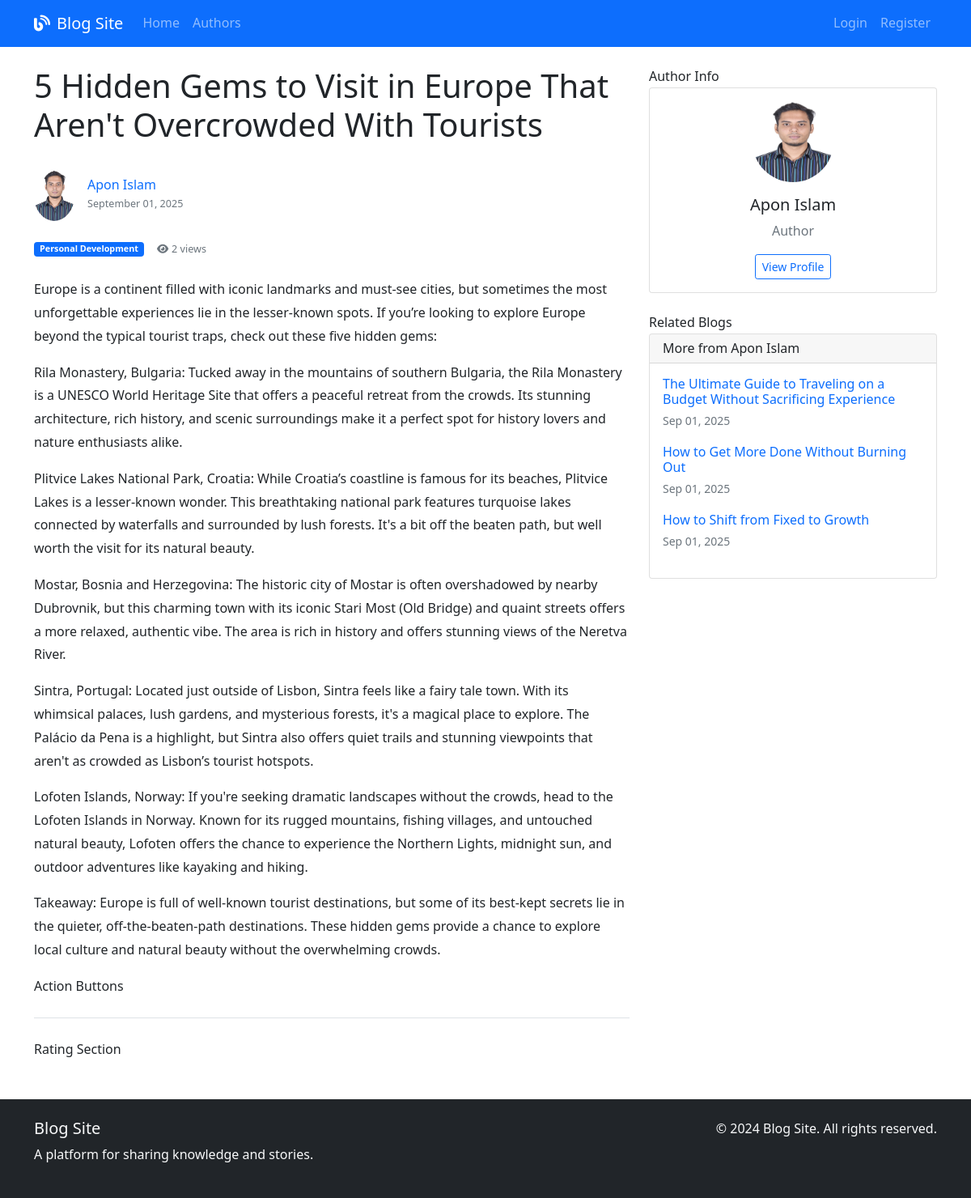
Screenshot of /blog/5-hidden-gems-to-visit-in-europe-that-arent-overcrowded-with-tourists/ with the database file from the repository.
### blog/models.py (models this page shows, shortened)
class Blog(models.Model):
    STATUS_CHOICES = (
        ('published', 'Published'),
    )
    title = models.CharField(max_length=200)
    slug = models.SlugField(max_length=200, unique=True)
    author = models.ForeignKey(User, on_delete=models.CASCADE, related_name='blogs')
    body = models.TextField()
    category = models.ForeignKey(Category, on_delete=models.SET_NULL, null=True, blank=True)
    status = models.CharField(max_length=10, choices=STATUS_CHOICES, default='draft')
    featured_image = models.ImageField(upload_to='blog_images/', blank=True, null=True)
    created_at = models.DateTimeField(default=timezone.now)
    updated_at = models.DateTimeField(auto_now=True)
    views = models.PositiveIntegerField(default=0)
    class Meta:
        ordering = ['-created_at']
    def get_absolute_url(self):
        return reverse('blog:detail', kwargs={'slug': self.slug})
    def get_rating_count(self):
        return self.ratings.count()

class Category(models.Model):
    name = models.CharField(max_length=100, unique=True)
    description = models.TextField(blank=True)
    created_at = models.DateTimeField(default=timezone.now)
    class Meta:
        verbose_name_plural = "Categories"

### accounts/models.py (models this page shows, shortened)
class User(AbstractUser):
    USER_ROLES = (
        ('admin', 'Admin'),
        ('author', 'Author'),
        ('reader', 'Reader'),
    )
    role = models.CharField(max_length=10, choices=USER_ROLES, default='reader')
    bio = models.TextField(max_length=500, blank=True)
    profile_picture = models.ImageField(upload_to='profile_pics/', blank=True, null=True)
    website = models.URLField(blank=True)
    twitter = models.CharField(max_length=100, blank=True)
    linkedin = models.CharField(max_length=100, blank=True)
    github = models.CharField(max_length=100, blank=True)
    is_email_verified = models.BooleanField(default=False)
    email_verification_token = models.CharField(max_length=100, blank=True)
    created_at = models.DateTimeField(default=timezone.now)
    def get_full_name(self):
        return f"{self.first_name} {self.last_name}".strip() or self.username

### blog/views.py (the view)
# urls.py: path('blog/<slug:slug>/', views.blog_detail_view, name='detail'),
def blog_detail_view(request, slug):
    blog = get_object_or_404(Blog, slug=slug, status='published')
    blog.views += 1
    blog.save(update_fields=['views'])
    user_rating = None
    is_favorited = False
    if request.user.is_authenticated:
        try:
            user_rating = Rating.objects.get(blog=blog, user=request.user)
        except Rating.DoesNotExist:
            pass
        is_favorited = Favorite.objects.filter(blog=blog, user=request.user).exists()
    related_blogs = Blog.objects.filter(
        author=blog.author,
        status='published'
    ).exclude(id=blog.id)[:3]
    context = {
        'blog': blog,
        'user_rating': user_rating,
        'is_favorited': is_favorited,
        'related_blogs': related_blogs,
    }
    return render(request, 'blog/detail.html', context)

### templates/blog/detail.html (shortened to what this page needs)
{% extends 'base.html' %}
{% block content %}
<div class="row">
    <div class="col-lg-8">
        <article class="blog-content">
            <h1 class="mb-3">{{ blog.title }}</h1>
            <div class="blog-meta mb-4">
                <div class="d-flex align-items-center mb-2">
                    {% if blog.author.profile_picture %}
                        <img src="{{ blog.author.profile_picture.url }}" class="rounded-circle me-3"
                             width="50" height="50" alt="{{ blog.author.get_full_name }}">
                    {% else %}
                        <div class="bg-secondary rounded-circle me-3 d-flex align-items-center justify-content-center"
                             style="width: 50px; height: 50px;">
                            <i class="fas fa-user text-white"></i>
                        </div>
                    {% endif %}
                    <div>
                        <h6 class="mb-0">
                            <a href="{% url 'accounts:author_detail' blog.author.username %}" class="text-decoration-none">
                                {{ blog.author.get_full_name }}
                            </a>
                        </h6>
                        <small class="text-muted">{{ blog.created_at|date:"F d, Y" }}</small>
                    </div>
                </div>
                <div class="d-flex align-items-center text-muted">
                    {% if blog.category %}
                        <span class="badge bg-primary me-3">{{ blog.category.name }}</span>
                    {% endif %}
                    <small><i class="fas fa-eye me-1"></i>{{ blog.views }} views</small>
                </div>
            </div>
            <div class="blog-content">
                {{ blog.body|linebreaks }}
            </div>
             Action Buttons
            <div class="d-flex justify-content-between align-items-center mt-4 pt-4 border-top">
            </div>
             Rating Section
        </article>
    </div>
    <div class="col-lg-4">
         Author Info
        <div class="card mb-4">
            <div class="card-body text-center">
                {% if blog.author.profile_picture %}
                    <img src="{{ blog.author.profile_picture.url }}" class="rounded-circle mb-3"
                         width="100" height="100" alt="{{ blog.author.get_full_name }}">
                {% else %}
                    <div class="bg-secondary rounded-circle mx-auto mb-3 d-flex align-items-center justify-content-center"
                         style="width: 100px; height: 100px;">
                        <i class="fas fa-user fa-2x text-white"></i>
                    </div>
                {% endif %}
                <h5>{{ blog.author.get_full_name }}</h5>
                <p class="text-muted">{{ blog.author.get_role_display }}</p>
                <a href="{% url 'accounts:author_detail' blog.author.username %}" class="btn btn-outline-primary btn-sm">
                    View Profile
                </a>
            </div>
        </div>
         Related Blogs
        {% if related_blogs %}
            <div class="card">
                <div class="card-header">
                    <h6 class="mb-0">More from {{ blog.author.get_full_name }}</h6>
                </div>
                <div class="card-body">
                    {% for related_blog in related_blogs %}
                        <div class="mb-3">
                            <h6 class="mb-1">
                                <a href="{{ related_blog.get_absolute_url }}" class="text-decoration-none">
                                    {{ related_blog.title }}
                                </a>
                            </h6>
                            <small class="text-muted">{{ related_blog.created_at|date:"M d, Y" }}</small>
                        </div>
                    {% endfor %}
                </div>
            </div>
        {% endif %}
    </div>
</div>
{% endblock %}

### static/css/style.css (style rules this page uses)
:root { --primary-color: #0d6efd; --secondary-color: #6c757d; --success-color: #198754; --danger-color: #dc3545; --warning-color: #ffc107; --info-color: #0dcaf0; }
body { font-family: "Segoe UI", Tahoma, Geneva, Verdana, sans-serif; line-height: 1.6; }
.blog-meta { font-size: 0.9rem; color: var(--secondary-color); }
.blog-content { line-height: 1.8; }
.blog-content img { max-width: 100%; height: auto; border-radius: 0.5rem; margin: 1rem 0; }

### rows the page displays
Blog: title "5 Hidden Gems to Visit in Europe That Aren't Overcrowded With Tourists", author.profile_picture (picture), author.get_full_name "Apon Islam", created_at "September 01, 2025", category.name "Personal Development", views "2", body "Europe is a continent filled with iconic landmarks and must-see cities, but sometimes the most unforgettable experiences lie in the lesser-known spots. If you’re looking to explore Europe beyond the typical tourist traps, check out these five hidden gems: Rila Monastery, Bulgaria: Tucked away in the mountains of southern Bulgaria, the Rila Monastery is a UNESCO World Heritage Site that offers a peaceful retreat from the crowds. Its stunning architecture, rich history, and scenic surroundings make it a perfect spot for history lovers and nature enthusiasts alike. Plitvice Lakes National Park, Croatia: While Croatia’s coastline is famous for its beaches, Plitvice Lakes is a lesser-known…", author.role "Author"
Blog: title "The Ultimate Guide to Traveling on a Budget Without Sacrificing Experience", created_at "Sep 01, 2025"
Blog: title "How to Get More Done Without Burning Out", created_at "Sep 01, 2025"
Blog: title "How to Shift from Fixed to Growth", created_at "Sep 01, 2025"
